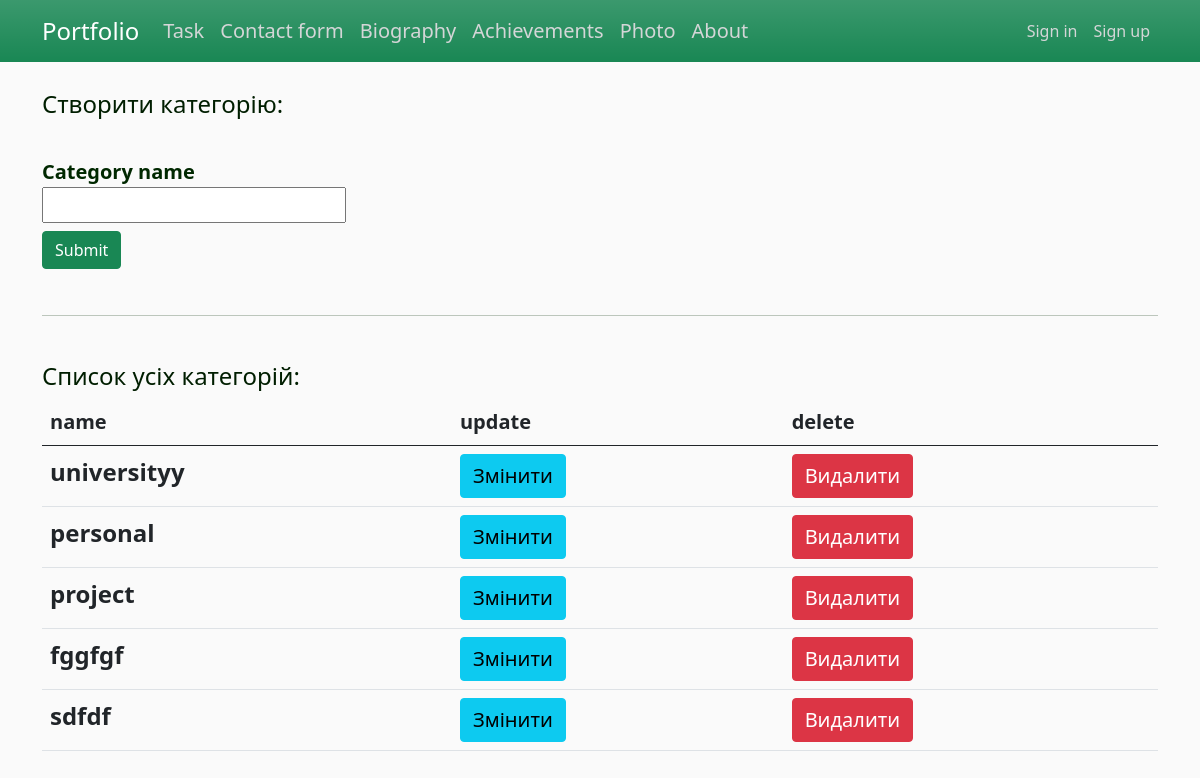
Screenshot of /tsk/category with the database file from the repository.
### app/task/models.py (models this page shows, shortened)
class Category(db.Model):
    id = db.Column(db.Integer, primary_key=True)
    name = db.Column(db.String(255), nullable=False, unique=True)
    tasks = db.relationship('Task', backref='categor', lazy='dynamic')

### app/task/views.py (the view, shortened to what this page needs)
@task_bp.route("/category", methods=['POST', 'GET'])
def category():
    print("category")
    all_categories = Category.query.all()
    form = CategoryForm()
    return render_template('category.html', title='Категорії', form=form, all_categories=all_categories)

### app/task/forms.py
class CategoryForm(FlaskForm):
    name = StringField('Category name', validators=[DataRequired()])
    submit = SubmitField('Submit')

### app/task/templates/task/category.html (shortened to what this page needs)
{% extends "layout.html" %}
{% block content %}
    {% from "_render_field.html" import render_field %}
    <h4>Cтворити категорію:</h4>
    <br>
    <form action="{{ url_for('task_bp_in.category') }}" method="POST">
        {{ render_field(form.name) }}
        {{ form.submit(class="btn btn-success") }}
    </form>
    <br><hr><br>
    <h4>Cписок усіх категорій:</h4>
    <table class="table table-hover">
      <thead>
        <tr>
          <th scope="col">name</th>
          <th scope="col">update</th>
          <th scope="col">delete</th>
        </tr>
      </thead>
      <tbody>
        {% for categ in all_categories %}
            <tr>
                <th> <b class="fs-4">{{ categ.name }}</b> </th>
                <td> <a href="{{url_for('task_bp_in.category_update', id=categ.id)}}" class="btn btn-info fs-5"> Змінити </a> </td>
                <td> <a href="{{url_for('task_bp_in.category_delete', id=categ.id)}}" class="btn btn-danger fs-5"> Видалити </a> </td>
            </tr>
        {% endfor %}
      </tbody>
    </table>
{% endblock content %}

### app/static/css/custom.css (style rules this page uses)
body { background: #fafafa; color: #002800; }
h1, h2, h3, h4, h5, h6 { color: #001e00; }

### rows the page displays
Category: name "universityy"
Category: name "personal"
Category: name "project"
Category: name "fggfgf"
Category: name "sdfdf"

### other values shown
{{ field.label }} "Category name"
